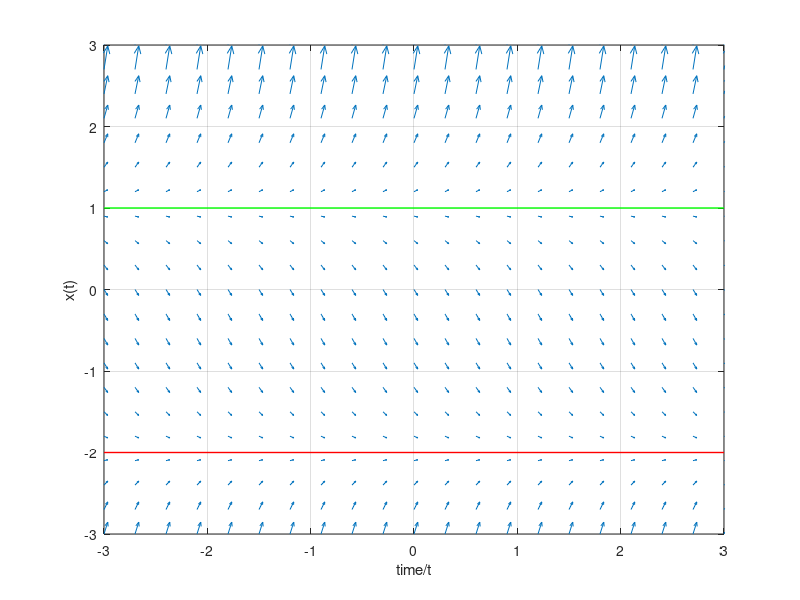
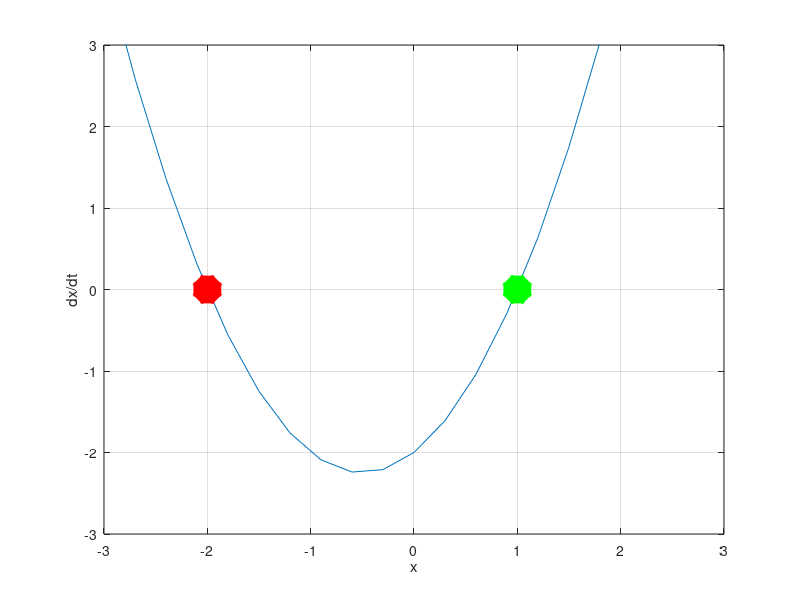

These charts were generated, in order, by the following MATLAB code:
%% define the differential equation
fnc = @( t , x ) (x - ones(size(x))) .* (x + 2*ones(size(x)));

%% Draw the phase 
lm = 3;
t = -lm : 0.3 : lm ; %% choose the time values
x = -lm : 0.3 : lm ; %% choose the x-values

%% create the matrices for the vector field
nt = length(t); 
nx = length(x);
V1 = ones (nx, nt); 
V2 = zeros (nx, nt);
%% compute the vector field
for j = 1:nx
V2(j, :) = fnc (0, x(j));
end

%% display the vector field
figure (1) ;
quiver (t, x, V1, V2, 'AutoScale', 'on') ;
hold on
plot(t, ones(size(x)), 'LineWidth', 1, 'Color', 'green');
plot(t, -2*ones(size(x)), 'LineWidth', 1, 'Color', 'red');
axis ([-lm, lm, -lm, lm]) ;
xlabel ('time/t') ; 
ylabel ('x(t)');
hold off;
grid on

figure ( 2 ) ;
plot(x, fnc(t,x));
hold on
plot(1, 0, '*', 'MarkerSize', 20, 'LineWidth', 10, 'Color', 'green');
plot(-2, 0, '*', 'MarkerSize', 20, 'LineWidth', 10, 'Color', 'red');
axis ( [ -lm , lm , -lm , lm ] ) ;
xlabel ('x') ; 
ylabel ('dx/dt')
hold off
grid on